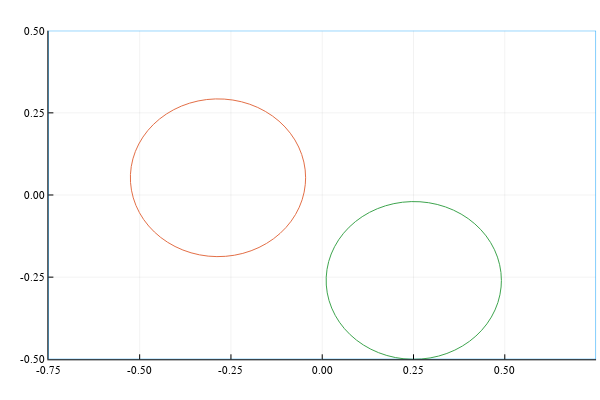

The cell this chart's notebook holds for it:
### Code cell
@manipulate for i in slider(1:length(positions), value=1)
    x1, y1, x2, y2 = positions[i]
    
    a = w/2
    b = h/2
    
    plot([-a, a, a, -a, -a], [-b, -b, b, b, -b], aspectratio=1, leg=false, xlim=(-0.75,0.75), ylim=(-0.5,0.5))
    draw_disc!(x1, y1, r) 
    draw_disc!(x2, y2, r) 
end

### Figure 1 — Plotly figure (JSON) as saved in the notebook; plotly's stock layout.template omitted (floating-point values rounded to 4 significant figures)
{"data": [{"colorbar": {"title": ""}, "legendgroup": "y1", "line": {"color": "rgba(0, 154, 250, 1.000)", "dash": "solid", "shape": "linear", "width": 1}, "mode": "lines", "name": "y1", "showlegend": true, "type": "scatter", "x": [-0.75, 0.75, 0.75, -0.75, -0.75], "xaxis": "x1", "y": [-0.5, -0.5, 0.5, 0.5, -0.5], "yaxis": "y1"}, {"colorbar": {"title": ""}, "legendgroup": "y2", "line": {"color": "rgba(227, 111, 71, 1.000)", "dash": "solid", "shape": "linear", "width": 1}, "mode": "lines", "name": "y2", "showlegend": true, "type": "scatter", "x": [-0.04547, -0.04667, -0.05026, -0.05619, -0.06442, -0.07485, -0.08739, -0.1019, -0.1183, -0.1363, -0.1558, -0.1766, -0.1985, -0.2213, -0.2447, -0.2685, -0.2925, -0.3164, -0.34, -0.3631, -0.3853, -0.4066, -0.4267, -0.4454, -0.4624, -0.4777, -0.4911, -0.5024, -0.5116, -0.5185, -0.5231, -0.5253, -0.5251, -0.5225, -0.5175, -0.5102, -0.5007, -0.489, -0.4753, -0.4597, -0.4423, -0.4234, -0.4031, -0.3817, -0.3592, -0.3361, -0.3124, -0.2884, -0.2645, -0.2407, -0.2174, -0.1948, -0.173, -0.1524, -0.1331, -0.1154, -0.09934, -0.08514, -0.07295, -0.06288, -0.05503, -0.04949, -0.0463, -0.04547], "xaxis": "x1", "y": [0.05248, 0.07644, 0.1002, 0.1234, 0.1459, 0.1675, 0.188, 0.2071, 0.2246, 0.2405, 0.2544, 0.2664, 0.2762, 0.2837, 0.289, 0.2919, 0.2924, 0.2905, 0.2862, 0.2796, 0.2707, 0.2596, 0.2465, 0.2314, 0.2146, 0.1961, 0.1762, 0.1551, 0.1329, 0.1099, 0.08635, 0.06246, 0.03847, 0.01462, -0.008851, -0.03171, -0.05373, -0.07468, -0.09437, -0.1126, -0.1292, -0.1439, -0.1567, -0.1674, -0.1759, -0.1821, -0.186, -0.1875, -0.1866, -0.1833, -0.1777, -0.1697, -0.1595, -0.1473, -0.133, -0.1169, -0.09902, -0.07969, -0.05903, -0.03725, -0.01458, 0.00876, 0.03254, 0.05248], "yaxis": "y1"}, {"colorbar": {"title": ""}, "legendgroup": "y3", "line": {"color": "rgba(62, 164, 78, 1.000)", "dash": "solid", "shape": "linear", "width": 1}, "mode": "lines", "name": "y3", "showlegend": true, "type": "scatter", "x": [0.4907, 0.4895, 0.4859, 0.48, 0.4718, 0.4614, 0.4488, 0.4343, 0.4179, 0.3999, 0.3804, 0.3596, 0.3377, 0.3149, 0.2915, 0.2677, 0.2437, 0.2198, 0.1962, 0.1731, 0.1509, 0.1296, 0.1095, 0.09083, 0.07376, 0.05846, 0.04508, 0.03375, 0.0246, 0.0177, 0.01313, 0.01094, 0.01114, 0.01374, 0.0187, 0.02598, 0.03551, 0.04719, 0.0609, 0.07651, 0.09386, 0.1128, 0.1331, 0.1545, 0.177, 0.2001, 0.2238, 0.2478, 0.2717, 0.2955, 0.3188, 0.3414, 0.3632, 0.3838, 0.4031, 0.4208, 0.4369, 0.4511, 0.4633, 0.4733, 0.4812, 0.4867, 0.4899, 0.4907], "xaxis": "x1", "y": [-0.26, -0.236, -0.2123, -0.1891, -0.1665, -0.1449, -0.1245, -0.1054, -0.08783, -0.072, -0.05805, -0.04611, -0.03631, -0.02875, -0.02349, -0.0206, -0.0201, -0.022, -0.02628, -0.03289, -0.04177, -0.05283, -0.06596, -0.08103, -0.09789, -0.1164, -0.1363, -0.1574, -0.1796, -0.2026, -0.2261, -0.25, -0.274, -0.2979, -0.3213, -0.3442, -0.3662, -0.3872, -0.4068, -0.4251, -0.4416, -0.4564, -0.4692, -0.4799, -0.4884, -0.4946, -0.4985, -0.5, -0.4991, -0.4958, -0.4901, -0.4822, -0.472, -0.4597, -0.4455, -0.4293, -0.4115, -0.3922, -0.3715, -0.3497, -0.3271, -0.3037, -0.2799, -0.26], "yaxis": "y1"}], "layout": {"annotations": [], "height": 400, "margin": {"b": 20, "l": 0, "r": 0, "t": 20}, "paper_bgcolor": "rgba(255, 255, 255, 1.000)", "plot_bgcolor": "rgba(255, 255, 255, 1.000)", "showlegend": false, "width": 600, "xaxis1": {"anchor": "y1", "domain": [0.08064, 0.9934], "gridcolor": "rgba(0, 0, 0, 0.100)", "gridwidth": 0.5, "linecolor": "rgba(0, 0, 0, 1.000)", "mirror": false, "range": [-0.75, 0.75], "showgrid": true, "showline": true, "showticklabels": true, "tickangle": 0, "tickcolor": "rgb(0, 0, 0)", "tickfont": {"color": "rgba(0, 0, 0, 1.000)", "family": "sans-serif", "size": 11}, "tickmode": "array", "ticks": "inside", "ticktext": ["-0.75", "-0.50", "-0.25", "0.00", "0.25", "0.50", "0.75"], "tickvals": [-0.75, -0.5, -0.25, 0, 0.25, 0.5, 0.75], "title": "", "titlefont": {"color": "rgba(0, 0, 0, 1.000)", "family": "sans-serif", "size": 15}, "type": "-", "visible": true, "zeroline": false, "zerolinecolor": "rgba(0, 0, 0, 1.000)"}, "yaxis1": {"anchor": "x1", "domain": [0.05749, 0.9703], "gridcolor": "rgba(0, 0, 0, 0.100)", "gridwidth": 0.5, "linecolor": "rgba(0, 0, 0, 1.000)", "mirror": false, "range": [-0.5, 0.5], "showgrid": true, "showline": true, "showticklabels": true, "tickangle": 0, "tickcolor": "rgb(0, 0, 0)", "tickfont": {"color": "rgba(0, 0, 0, 1.000)", "family": "sans-serif", "size": 11}, "tickmode": "array", "ticks": "inside", "ticktext": ["-0.50", "-0.25", "0.00", "0.25", "0.50"], "tickvals": [-0.5, -0.25, 0, 0.25, 0.5], "title": "", "titlefont": {"color": "rgba(0, 0, 0, 1.000)", "family": "sans-serif", "size": 15}, "type": "-", "visible": true, "zeroline": false, "zerolinecolor": "rgba(0, 0, 0, 1.000)"}}}
